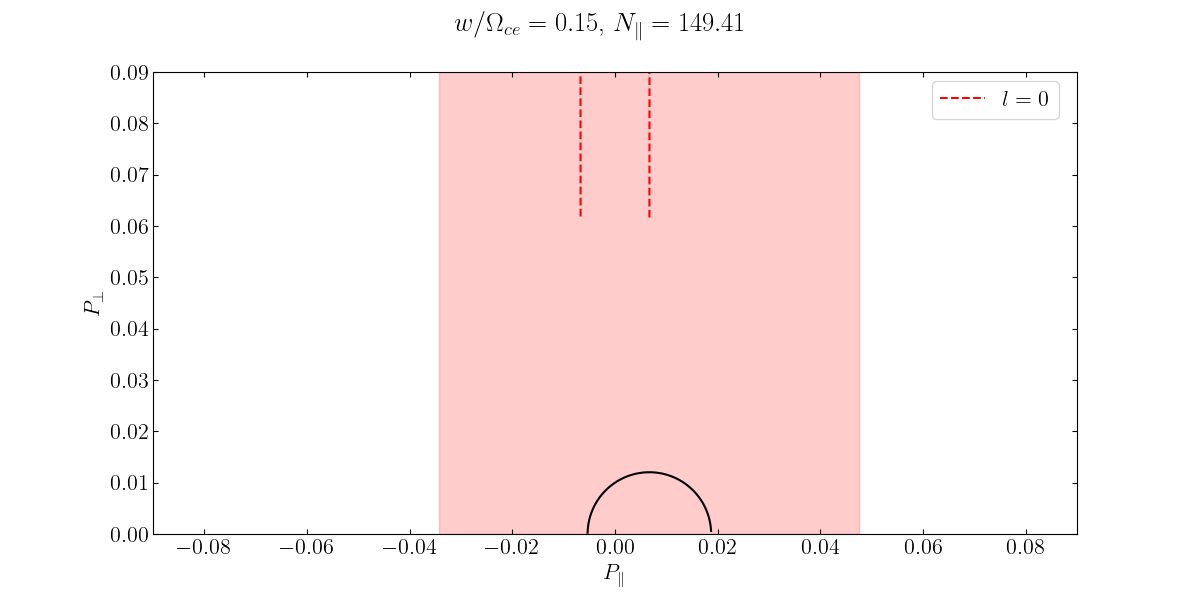

Source code (Python):
from scipy.special import jv, jvp
import matplotlib.pyplot as plt
import mpl_extras as me
import tpsim as tp
import numpy as np
import warnings


warnings.filterwarnings("ignore")


e = 0.01
alpha = np.radians(60)
#N = 3.27
N = 298.828
Nx = N * np.sin(alpha)
Nz = N * np.cos(alpha)
#w_wce = 1.6
w_wce = 0.15
H0 = 0.01


def R_surface(pz, l):
    bl = -l * Nz / w_wce
    cl = 1 - Nz ** 2

    rho2 = (l / w_wce) ** 2 - 1 + bl ** 2 / cl
    return np.sqrt(rho2 - cl * (pz + bl / cl) ** 2)


def H_surface(pz, pz0):
    aH = 1 / Nz ** 2 - 1
    H0 = np.sqrt(1 + pz0 ** 2)
    bH = H0 / Nz

    R2 = bH ** 2 / aH + 1 - H0 ** 2
    return np.sqrt(aH * (pz + bH / aH) ** 2 - R2)


#pz = np.linspace(-2.4, 2.4, 10000)
pz = np.linspace(-0.09, 0.09, 10000)

me.setup_mpl(tex=True)
fig, ax = plt.subplots(1, 1, figsize=(12, 6))
fig.suptitle(f"$w/\Omega_{{ce}}={w_wce:.2f}$, $N_\parallel={Nz:.2f}$")



ax.plot(pz, H_surface(pz, H0), "-k")

c = ["r", "k", "b"]
#Pz_0 = np.array([0.367, 0.979, 1.591])
Pz_0 = np.array([0.0066])
#for (j, l) in enumerate(range(-1, 2)):
for (j, l) in enumerate([0]):
    ax.plot(pz, R_surface(pz, l), f"--{c[j]}", label=f"$l={l}$")

    Pzr = Nz * (l / w_wce - H0) / (1 - Nz ** 2)
    Ppr = np.sqrt(np.abs(
        ((l / w_wce) ** 2 - (Nz * H0) ** 2 - 1 + Nz ** 2) / (1 - Nz ** 2)
    ))
    g0r = (l / w_wce - H0 * Nz ** 2) / (1 - Nz ** 2)
    rho = Nx * w_wce * Ppr

    dP = 2 * np.sqrt(e) * Nz / np.sqrt(Nz ** 2 - 1) * np.sqrt(np.abs(
        (Pzr * np.sin(alpha) + g0r) * jv(l, rho) + 0.5 * Ppr * (
            (1 - np.cos(alpha)) * jv(l - 1, rho) -
            (1 + np.cos(alpha)) * jv(l + 1, rho)
        )
    ))

    pz_w = np.linspace(Pz_0[j] - dP, Pz_0[j] + dP, 1000)
    #ax.plot(pz_w, H_surface(pz_w, H0), "-r", lw=10)
    ax.axvspan(Pz_0[j] - dP, Pz_0[j] + dP, color="r", alpha=0.2)

ax.set_aspect("equal")
ax.set_xlim(-0.09, 0.09)
ax.set_ylim(0, 0.09)
#ax.set_xlim(-0.4, 2.4)
#ax.set_ylim(0, 1.4)
ax.tick_params(**me.params)
ax.set_xlabel("$P_\\parallel$")
ax.set_ylabel("$P_\\bot$")
ax.legend(ncol=3, bbox_to_anchor=(0.98, 0.98), loc=1, borderaxespad=0)

fig.savefig("karimabadi_fig2.png", dpi=fig.dpi)

